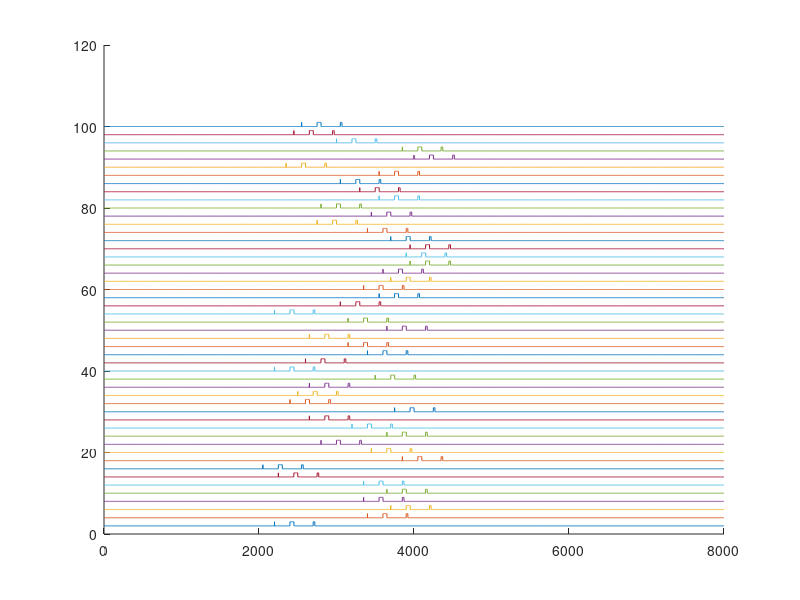

The MATLAB script that drew this image:
clear all
% probe trials?
pr=0;


% variables
numTrials=50;
cs=2200;        % dac0, right, light
us=2500;         % ttl3, puff
camD=2000;
%camStart=   % ttl4,
%dac1=
%dac2=
%dac3=
%ttl1
%ttl2
%ttl3
probe=1:5:numTrials;

% generate lag
possibleLag=(0:50:2000)';
len=length(possibleLag);
ind=randi(len,[numTrials 1]);
lag=possibleLag(ind);

% set stim times, incorporating lag
camDelay=lag+camD;
csStart=lag+cs;
usStart=lag+us;

stims=[camDelay csStart usStart];

% duration
dura=repmat([50 20],numTrials,1);

% take care of probe trials
if pr==1
    stims(probe,3)=repmat([0],10,1);
    dura(probe,2)=repmat([0],length(probe),1);
end



%% interpersed trials
stimStart=2500;
camDelay=lag+camD;
stimTime=lag+ stimStart;
ss=zeros(3,50)';
stims2=[ camDelay ss];

% 1= puff, 2 = light, 3 = tone
st=[1 1 1 1 1 1 1 1 1 1 2 2 2 2 2 2 2 2 2 2 2 2 2 2 2 2 2 2 2 2 3 3 3 3 3 3 3 3 3 3 3 3 3 3 3 3 3 3 3 3];
idx = randperm(length(st));
s   = st(idx);

for i=1:50
    stims2(i, s(i)+1)= stimTime(i);
end
    

%% 10 cam delay trials
possibleLag=(0:50:2000)';
len=length(possibleLag);
ind=randi(len,[10 1]);
lag=possibleLag(ind);
camDelay=lag+camD;


%% plot for stim trials
figure; hold on

x=1:8000
y=zeros(numTrials,8000)
for i=1:size(stims,1)
    % cam delay
    y(i,stims(i,1))=1;
    
    aa=stims(i,2);
    y(i,aa:aa+50)=1;
    
    bb=stims(i,3);
    if bb~=0;y(i,bb:bb+20)=1; end
    
    plot(x,y(i,:)+(i*2));
end
    



%% light, tone , camdelay



